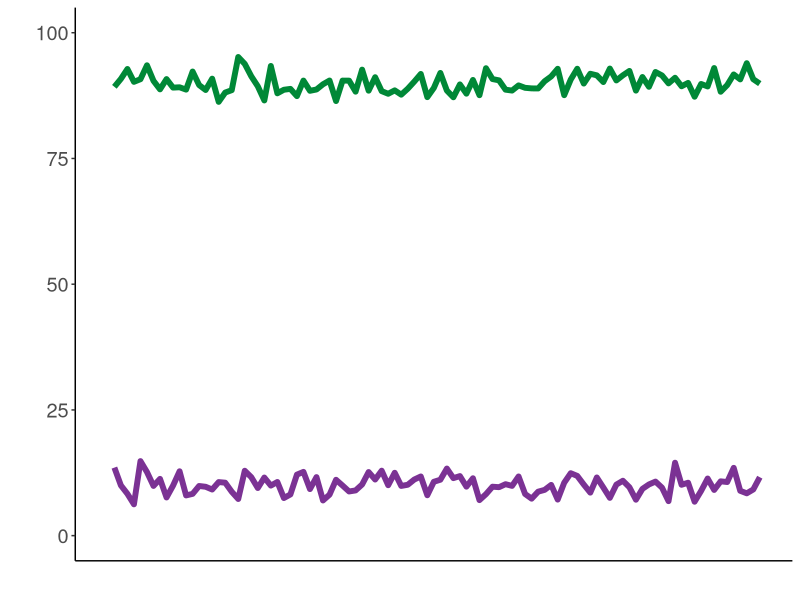
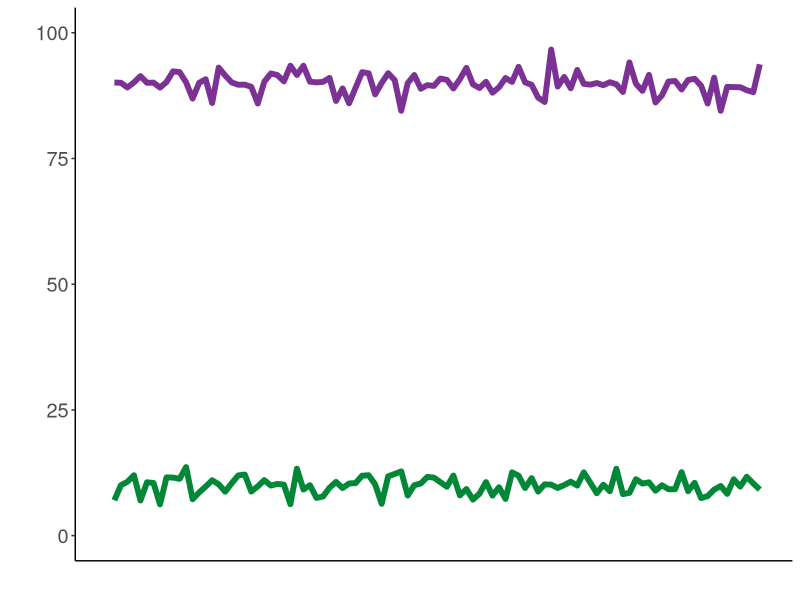

Here is the R script that generated these plots, in order: (Note: this script raises an error after producing the figures.)
## LOAD PACKAGES ####
library(dplyr)
library(tidyr)
library(RColorBrewer)
library(ggplot2)


## MAKE FAKE DATA ####
eng_ml = data.frame(time = seq(1, 100)) %>%
  mutate(English = rnorm(100, 90, 2)) %>%
  mutate(Spanish = rnorm(100, 10, 2)) %>%
  gather(language, activation, c(English, Spanish))

sp_ml = data.frame(time = seq(1, 100)) %>%
  mutate(Spanish = rnorm(100, 90, 2)) %>%
  mutate(English = rnorm(100, 10, 2)) %>%
  gather(language, activation, c(English, Spanish))

cses_dom = data.frame(time = seq(1, 100)) %>%
  mutate(English = c(rep(90, 40), seq(90, 10, length.out = 20), rep(10, 40)) + rnorm(100, 0, 2)) %>%
  mutate(Spanish = c(rep(10, 25), seq(10, 90, length.out = 20), rep(90, 55)) + rnorm(100, 0, 2)) %>%
  gather(language, activation, c(English, Spanish))

cses_l1 = data.frame(time = seq(1, 100)) %>%
  mutate(English = c(rep(90, 40), seq(90, 10, length.out = 20), rep(10, 40)) + rnorm(100, 0, 2)) %>%
  mutate(Spanish = c(rep(10, 25), seq(10, 90, length.out = 40), rep(90, 35)) + rnorm(100, 0, 2)) %>%
  gather(language, activation, c(English, Spanish))

cses_sudden = data.frame(time = seq(1, 100)) %>%
  mutate(English = c(rep(90, 50), seq(90, 10, length.out = 0), rep(10, 50)) + rnorm(100, 0, 2)) %>%
  mutate(Spanish = c(rep(10, 50), seq(10, 90, length.out = 0), rep(90, 50)) + rnorm(100, 0, 2)) %>%
  gather(language, activation, c(English, Spanish))

cses_equal = data.frame(time = seq(1, 100)) %>%
  mutate(English = c(rep(90, 40), seq(90, 10, length.out = 20), rep(10, 40)) + rnorm(100, 0, 2)) %>%
  mutate(Spanish = c(rep(10, 40), seq(10, 90, length.out = 20), rep(90, 40)) + rnorm(100, 0, 2)) %>%
  gather(language, activation, c(English, Spanish))

csse_dom = data.frame(time = seq(1, 100)) %>%
  mutate(Spanish = c(rep(90, 40), seq(90, 10, length.out = 20), rep(10, 40)) + rnorm(100, 0, 2)) %>%
  mutate(English = c(rep(10, 25), seq(10, 90, length.out = 40), rep(90, 35)) + rnorm(100, 0, 2)) %>%
  gather(language, activation, c(English, Spanish))

csse_l1 = data.frame(time = seq(1, 100)) %>%
  mutate(Spanish = c(rep(90, 40), seq(90, 10, length.out = 20), rep(10, 40)) + rnorm(100, 0, 2)) %>%
  mutate(English = c(rep(10, 25), seq(10, 90, length.out = 20), rep(90, 55)) + rnorm(100, 0, 2)) %>%
  gather(language, activation, c(English, Spanish))

csse_equal = data.frame(time = seq(1, 100)) %>%
  mutate(Spanish = c(rep(90, 40), seq(90, 10, length.out = 20), rep(10, 40)) + rnorm(100, 0, 2)) %>%
  mutate(English = c(rep(10, 40), seq(10, 90, length.out = 20), rep(90, 40)) + rnorm(100, 0, 2)) %>%
  gather(language, activation, c(English, Spanish))


## MAKE COLORS FOR FIGURES ####
colors = brewer.pal(5, "PRGn")
col_eng = colors[5]
col_sp = colors[1]


## MAKE PLOTS ####
# English monolingual utterance
eng_act.plot = ggplot(eng_ml, aes(x = time, y = activation, color=language)) +
  geom_line(lwd=2) +
  #geom_area(fill=col_eng) +
  xlim(0, 100) + 
  ylim(0, 100) +
  #scale_color_manual(values = c("black", "darkgrey")) +
  scale_color_manual(values = c(col_eng, col_sp)) +
  #ggtitle("Language Activation During\nMonolingual English Utterance") +
  #xlab("The woman is very tired") +
  #ylab("Amount of activation") +
  xlab("") +
  ylab("") +
  theme_bw() +
  theme(text=element_text(size=18), title=element_text(size=18),
        panel.border = element_blank(),
        panel.grid.major = element_blank(), panel.grid.minor = element_blank(),
        axis.line = element_line(colour = "black"),
        legend.position="none", legend.key=element_blank()) +
  theme(axis.text.x = element_blank(), axis.ticks.x = element_blank())

pdf("figures/eng_act.pdf")
eng_act.plot
dev.off()

# Spanish monolingual utterance
sp_act.plot = ggplot(sp_ml, aes(x = time, y = activation, color=language)) +
  geom_line(lwd=2) +
  #geom_area(fill=col_eng) +
  xlim(0, 100) + 
  ylim(0, 100) +
  #scale_color_manual(values = c("black", "darkgrey")) +
  scale_color_manual(values = c(col_eng, col_sp)) +
  #ggtitle("Language Activation During\nMonolingual Spanish Utterance") +
  #xlab(expression(paste(italic("La mujer está muy cansada")))) +
  #ylab("Amount of activation") +
  xlab("") +
  ylab("") +
  theme_bw() +
  theme(text=element_text(size=18), title=element_text(size=18),
        panel.border = element_blank(),
        panel.grid.major = element_blank(), panel.grid.minor = element_blank(),
        axis.line = element_line(colour = "black"),
        legend.position="none", legend.key=element_blank()) +
  theme(axis.text.x = element_blank(), axis.ticks.x = element_blank())

pdf("figures/sp_act.pdf")
sp_act.plot
dev.off()

# Code-switching English to Spanish utterance
cses_act.plot = ggplot(cses, aes(x = time, y = activation, color=language)) +
  geom_line(lwd=2) +
  #geom_area(fill=col_eng) +
  geom_vline(x = 50, lwd=1.5) +
  xlim(0, 100) + 
  ylim(0, 100) +
  #scale_color_manual(values = c("black", "darkgrey")) +
  scale_color_manual(values = c(col_eng, col_sp)) +
  #ggtitle("Language Activation During\nCode-switching English to Spanish Utterance") +
  #xlab(expression(paste("The woman is |", italic(" muy cansada")))) +
  #ylab("Amount of activation") +
  xlab("") +
  ylab("") +
  theme_bw() +
  theme(text=element_text(size=18), title=element_text(size=18),
        panel.border = element_blank(),
        panel.grid.major = element_blank(), panel.grid.minor = element_blank(),
        axis.line = element_line(colour = "black"),
        legend.position="none", legend.key=element_blank()) +
  theme(axis.text.x = element_blank(), axis.ticks.x = element_blank())

pdf("figures/cses_act.pdf")
cses_act.plot
dev.off()

# Code-switching English to Spanish utterance (sudden H0)
cses_act_sudden.plot = ggplot(cses_sudden, aes(x = time, y = activation, color=language)) +
  geom_line(lwd=2) +
  #geom_area(fill=col_eng) +
  geom_segment(aes(x = 50, xend = 50, y = 0, yend = 100), color="black", lwd=1.5) +
  xlim(0, 100) + 
  ylim(0, 100) +
  #scale_color_manual(values = c("black", "darkgrey")) +
  scale_color_manual(values = c(col_eng, col_sp)) +
  #ggtitle("Language Activation During\nCode-switching English to Spanish Utterance") +
  #xlab(expression(paste("The woman is |", italic(" muy cansada")))) +
  #ylab("Amount of activation") +
  xlab("") +
  ylab("") +
  theme_bw() +
  theme(text=element_text(size=18), title=element_text(size=18),
        panel.border = element_blank(),
        panel.grid.major = element_blank(), panel.grid.minor = element_blank(),
        axis.line = element_line(colour = "black"),
        legend.position="none", legend.key=element_blank()) +
  theme(axis.text.x = element_blank(), axis.ticks.x = element_blank())

pdf("figures/cses_act_sudden.pdf")
cses_act_sudden.plot
dev.off()

# Code-switching English to Spanish utterance (equal H1)
cses_act_equal.plot = ggplot(cses_equal, aes(x = time, y = activation, color=language)) +
  geom_line(lwd=2) +
  #geom_area(fill=col_eng) +
  geom_segment(aes(x = 50, xend = 50, y = 0, yend = 100), color="black", lwd=1.5) +
  xlim(0, 100) + 
  ylim(0, 100) +
  #scale_color_manual(values = c("black", "darkgrey")) +
  scale_color_manual(values = c(col_eng, col_sp)) +
  #ggtitle("Language Activation During\nCode-switching English to Spanish Utterance") +
  #xlab(expression(paste("The woman is |", italic(" muy cansada")))) +
  #ylab("Amount of activation") +
  xlab("") +
  ylab("") +
  theme_bw() +
  theme(text=element_text(size=18), title=element_text(size=18),
        panel.border = element_blank(),
        panel.grid.major = element_blank(), panel.grid.minor = element_blank(),
        axis.line = element_line(colour = "black"),
        legend.position="none", legend.key=element_blank()) +
  theme(axis.text.x = element_blank(), axis.ticks.x = element_blank())

pdf("figures/cses_act_equal.pdf")
cses_act_equal.plot
dev.off()

# Code-switching English to Spanish utterance (l1 H2-0)
cses_act_l1.plot = ggplot(cses_l1, aes(x = time, y = activation, color=language)) +
  geom_line(lwd=2) +
  #geom_area(fill=col_eng) +
  geom_segment(aes(x = 50, xend = 50, y = 0, yend = 100), color="black", lwd=1.5) +
  xlim(0, 100) + 
  ylim(0, 100) +
  #scale_color_manual(values = c("black", "darkgrey")) +
  scale_color_manual(values = c(col_eng, col_sp)) +
  #ggtitle("Language Activation During\nCode-switching English to Spanish Utterance") +
  #xlab(expression(paste("The woman is |", italic(" muy cansada")))) +
  #ylab("Amount of activation") +
  xlab("") +
  ylab("") +
  theme_bw() +
  theme(text=element_text(size=18), title=element_text(size=18),
        panel.border = element_blank(),
        panel.grid.major = element_blank(), panel.grid.minor = element_blank(),
        axis.line = element_line(colour = "black"),
        legend.position="none", legend.key=element_blank()) +
  theme(axis.text.x = element_blank(), axis.ticks.x = element_blank())

pdf("figures/cses_act_l1.pdf")
cses_act_l1.plot
dev.off()

# Code-switching English to Spanish utterance (dom H2-1)
cses_act_dom.plot = ggplot(cses_dom, aes(x = time, y = activation, color=language)) +
  geom_line(lwd=2) +
  #geom_area(fill=col_eng) +
  geom_segment(aes(x = 50, xend = 50, y = 0, yend = 100), color="black", lwd=1.5) +
  xlim(0, 100) + 
  ylim(0, 100) +
  #scale_color_manual(values = c("black", "darkgrey")) +
  scale_color_manual(values = c(col_eng, col_sp)) +
  #ggtitle("Language Activation During\nCode-switching English to Spanish Utterance") +
  #xlab(expression(paste("The woman is |", italic(" muy cansada")))) +
  #ylab("Amount of activation") +
  xlab("") +
  ylab("") +
  theme_bw() +
  theme(text=element_text(size=18), title=element_text(size=18),
        panel.border = element_blank(),
        panel.grid.major = element_blank(), panel.grid.minor = element_blank(),
        axis.line = element_line(colour = "black"),
        legend.position="none", legend.key=element_blank()) +
  theme(axis.text.x = element_blank(), axis.ticks.x = element_blank())

pdf("figures/cses_act_dom.pdf")
cses_act_dom.plot
dev.off()


# Code-switching Spanish to English utterance
csse_act.plot = ggplot(csse, aes(x = time, y = activation, color=language)) +
  geom_line(lwd=2) +
  #geom_area(fill=col_eng) +
  geom_vline(x = 50, lwd=1.5) +
  xlim(0, 100) + 
  ylim(0, 100) +
  #scale_color_manual(values = c("black", "darkgrey")) +
  scale_color_manual(values = c(col_eng, col_sp)) +
  ggtitle("Language Activation During\nCode-switching Spanish to English Utterance") +
  xlab(expression(paste(italic("La mujer está "), "| very sad        "))) +
  ylab("Amount of activation") +
  theme_bw() +
  theme(text=element_text(size=18), title=element_text(size=18),
        panel.border = element_blank(),
        panel.grid.major = element_blank(), panel.grid.minor = element_blank(),
        axis.line = element_line(colour = "black"),
        legend.position="top", legend.key=element_blank()) +
  theme(axis.text.x = element_blank(), axis.ticks.x = element_blank())

pdf("figures/csse_act.pdf")
csse_act.plot
dev.off()

# Code-switching Spanish to English utterance (equal H1)
csse_act_equal.plot = ggplot(csse_equal, aes(x = time, y = activation, color=language)) +
  geom_line(lwd=2) +
  #geom_area(fill=col_eng) +
  geom_segment(aes(x = 50, xend = 50, y = 0, yend = 100), color="black", lwd=1.5) +
  xlim(0, 100) + 
  ylim(0, 100) +
  #scale_color_manual(values = c("black", "darkgrey")) +
  scale_color_manual(values = c(col_eng, col_sp)) +
  #ggtitle("Language Activation During\nCode-switching English to Spanish Utterance") +
  #xlab(expression(paste("The woman is |", italic(" muy cansada")))) +
  #ylab("Amount of activation") +
  xlab("") +
  ylab("") +
  theme_bw() +
  theme(text=element_text(size=18), title=element_text(size=18),
        panel.border = element_blank(),
        panel.grid.major = element_blank(), panel.grid.minor = element_blank(),
        axis.line = element_line(colour = "black"),
        legend.position="none", legend.key=element_blank()) +
  theme(axis.text.x = element_blank(), axis.ticks.x = element_blank())

pdf("figures/csse_act_equal.pdf")
csse_act_equal.plot
dev.off()

# Code-switching Spanish to English utterance (l1 H2-0)
csse_act_l1.plot = ggplot(csse_l1, aes(x = time, y = activation, color=language)) +
  geom_line(lwd=2) +
  #geom_area(fill=col_eng) +
  geom_segment(aes(x = 50, xend = 50, y = 0, yend = 100), color="black", lwd=1.5) +
  xlim(0, 100) + 
  ylim(0, 100) +
  #scale_color_manual(values = c("black", "darkgrey")) +
  scale_color_manual(values = c(col_eng, col_sp)) +
  #ggtitle("Language Activation During\nCode-switching English to Spanish Utterance") +
  #xlab(expression(paste("The woman is |", italic(" muy cansada")))) +
  #ylab("Amount of activation") +
  xlab("") +
  ylab("") +
  theme_bw() +
  theme(text=element_text(size=18), title=element_text(size=18),
        panel.border = element_blank(),
        panel.grid.major = element_blank(), panel.grid.minor = element_blank(),
        axis.line = element_line(colour = "black"),
        legend.position="none", legend.key=element_blank()) +
  theme(axis.text.x = element_blank(), axis.ticks.x = element_blank())

pdf("figures/csse_act_l1.pdf")
csse_act_l1.plot
dev.off()

# Code-switching Spanish to English utterance (dom H2-1)
csse_act_dom.plot = ggplot(csse_dom, aes(x = time, y = activation, color=language)) +
  geom_line(lwd=2) +
  #geom_area(fill=col_eng) +
  geom_segment(aes(x = 50, xend = 50, y = 0, yend = 100), color="black", lwd=1.5) +
  xlim(0, 100) + 
  ylim(0, 100) +
  #scale_color_manual(values = c("black", "darkgrey")) +
  scale_color_manual(values = c(col_eng, col_sp)) +
  #ggtitle("Language Activation During\nCode-switching English to Spanish Utterance") +
  #xlab(expression(paste("The woman is |", italic(" muy cansada")))) +
  #ylab("Amount of activation") +
  xlab("") +
  ylab("") +
  theme_bw() +
  theme(text=element_text(size=18), title=element_text(size=18),
        panel.border = element_blank(),
        panel.grid.major = element_blank(), panel.grid.minor = element_blank(),
        axis.line = element_line(colour = "black"),
        legend.position="none", legend.key=element_blank()) +
  theme(axis.text.x = element_blank(), axis.ticks.x = element_blank())

pdf("figures/csse_act_dom.pdf")
csse_act_dom.plot
dev.off()

